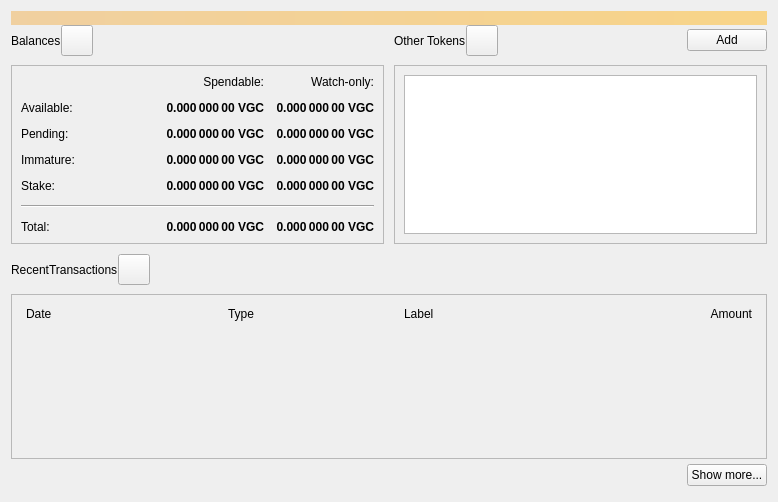
<?xml version="1.0" encoding="UTF-8"?>
<ui version="4.0">
 <class>OverviewPage</class>
 <widget class="QWidget" name="OverviewPage">
  <property name="geometry">
   <rect>
    <x>0</x>
    <y>0</y>
    <width>778</width>
    <height>502</height>
   </rect>
  </property>
  <property name="windowTitle">
   <string>Form</string>
  </property>
  <layout class="QVBoxLayout" name="topLayout">
   <property name="spacing">
    <number>0</number>
   </property>
   <item>
    <widget class="QLabel" name="labelAlerts">
     <property name="visible">
      <bool>false</bool>
     </property>
     <property name="styleSheet">
      <string notr="true">QLabel { background-color: qlineargradient(x1: 0, y1: 0, x2: 1, y2: 0, stop:0 #F0D0A0, stop:1 #F8D488); color:#000000; }</string>
     </property>
     <property name="wordWrap">
      <bool>true</bool>
     </property>
     <property name="margin">
      <number>3</number>
     </property>
     <property name="textInteractionFlags">
      <set>Qt::TextSelectableByMouse</set>
     </property>
    </widget>
   </item>
   <item>
    <layout class="QGridLayout" name="gridLayout_2">
     <item row="0" column="2">
      <layout class="QHBoxLayout" name="horizontalLayout_4">
       <property name="bottomMargin">
        <number>9</number>
       </property>
       <item>
        <widget class="QLabel" name="labelTokens">
         <property name="text">
          <string>Other Tokens</string>
         </property>
        </widget>
       </item>
       <item>
        <widget class="QToolButton" name="labelTokenStatus">
         <property name="toolTip">
          <string>The displayed information may be out of date. Your wallet automatically synchronizes with the VGC network after a connection is established, but this process has not completed yet.</string>
         </property>
         <property name="text">
          <string/>
         </property>
         <property name="iconSize">
          <size>
           <width>24</width>
           <height>24</height>
          </size>
         </property>
         <property name="flat" stdset="0">
          <bool>false</bool>
         </property>
        </widget>
       </item>
       <item>
        <spacer name="horizontalSpacer_7">
         <property name="orientation">
          <enum>Qt::Horizontal</enum>
         </property>
         <property name="sizeHint" stdset="0">
          <size>
           <width>40</width>
           <height>20</height>
          </size>
         </property>
        </spacer>
       </item>
       <item>
        <widget class="QPushButton" name="buttonAddToken">
         <property name="text">
          <string>Add</string>
         </property>
        </widget>
       </item>
      </layout>
     </item>
     <item row="1" column="2">
      <widget class="QFrame" name="frameOtherTokens">
       <property name="minimumSize">
        <size>
         <width>0</width>
         <height>100</height>
        </size>
       </property>
       <property name="frameShape">
        <enum>QFrame::StyledPanel</enum>
       </property>
       <property name="frameShadow">
        <enum>QFrame::Raised</enum>
       </property>
       <layout class="QVBoxLayout" name="verticalLayout_10">
        <item>
         <widget class="QListView" name="listTokens">
          <property name="enabled">
           <bool>true</bool>
          </property>
         </widget>
        </item>
       </layout>
      </widget>
     </item>
     <item row="1" column="0">
      <widget class="QFrame" name="frameBalances">
       <property name="frameShape">
        <enum>QFrame::StyledPanel</enum>
       </property>
       <property name="frameShadow">
        <enum>QFrame::Raised</enum>
       </property>
       <layout class="QVBoxLayout" name="verticalLayout_4">
        <item>
         <layout class="QGridLayout" name="gridLayout">
          <property name="spacing">
           <number>12</number>
          </property>
          <item row="2" column="3">
           <widget class="QLabel" name="labelWatchPending">
            <property name="font">
             <font>
              <weight>75</weight>
              <bold>true</bold>
             </font>
            </property>
            <property name="cursor">
             <cursorShape>IBeamCursor</cursorShape>
            </property>
            <property name="toolTip">
             <string>Unconfirmed transactions to watch-only addresses</string>
            </property>
            <property name="text">
             <string notr="true">0.000 000 00 VGC</string>
            </property>
            <property name="alignment">
             <set>Qt::AlignRight|Qt::AlignTrailing|Qt::AlignVCenter</set>
            </property>
            <property name="textInteractionFlags">
             <set>Qt::LinksAccessibleByMouse|Qt::TextSelectableByKeyboard|Qt::TextSelectableByMouse</set>
            </property>
           </widget>
          </item>
          <item row="2" column="2">
           <widget class="QLabel" name="labelUnconfirmed">
            <property name="font">
             <font>
              <weight>75</weight>
              <bold>true</bold>
             </font>
            </property>
            <property name="cursor">
             <cursorShape>IBeamCursor</cursorShape>
            </property>
            <property name="toolTip">
             <string>Total of transactions that have yet to be confirmed, and do not yet count toward the spendable balance</string>
            </property>
            <property name="text">
             <string notr="true">0.000 000 00 VGC</string>
            </property>
            <property name="alignment">
             <set>Qt::AlignRight|Qt::AlignTrailing|Qt::AlignVCenter</set>
            </property>
            <property name="textInteractionFlags">
             <set>Qt::LinksAccessibleByMouse|Qt::TextSelectableByKeyboard|Qt::TextSelectableByMouse</set>
            </property>
           </widget>
          </item>
          <item row="3" column="2">
           <widget class="QLabel" name="labelImmature">
            <property name="font">
             <font>
              <weight>75</weight>
              <bold>true</bold>
             </font>
            </property>
            <property name="cursor">
             <cursorShape>IBeamCursor</cursorShape>
            </property>
            <property name="toolTip">
             <string>Mined balance that has not yet matured</string>
            </property>
            <property name="text">
             <string notr="true">0.000 000 00 VGC</string>
            </property>
            <property name="alignment">
             <set>Qt::AlignRight|Qt::AlignTrailing|Qt::AlignVCenter</set>
            </property>
            <property name="textInteractionFlags">
             <set>Qt::LinksAccessibleByMouse|Qt::TextSelectableByKeyboard|Qt::TextSelectableByMouse</set>
            </property>
           </widget>
          </item>
          <item row="3" column="0">
           <widget class="QLabel" name="labelImmatureText">
            <property name="text">
             <string>Immature:</string>
            </property>
           </widget>
          </item>
          <item row="0" column="3">
           <widget class="QLabel" name="labelWatchonly">
            <property name="text">
             <string>Watch-only:</string>
            </property>
            <property name="alignment">
             <set>Qt::AlignRight|Qt::AlignTrailing|Qt::AlignVCenter</set>
            </property>
           </widget>
          </item>
          <item row="1" column="0">
           <widget class="QLabel" name="labelBalanceText">
            <property name="text">
             <string>Available:</string>
            </property>
           </widget>
          </item>
          <item row="1" column="2">
           <widget class="QLabel" name="labelBalance">
            <property name="font">
             <font>
              <weight>75</weight>
              <bold>true</bold>
             </font>
            </property>
            <property name="cursor">
             <cursorShape>IBeamCursor</cursorShape>
            </property>
            <property name="toolTip">
             <string>Your current spendable balance</string>
            </property>
            <property name="text">
             <string notr="true">0.000 000 00 VGC</string>
            </property>
            <property name="alignment">
             <set>Qt::AlignRight|Qt::AlignTrailing|Qt::AlignVCenter</set>
            </property>
            <property name="textInteractionFlags">
             <set>Qt::LinksAccessibleByMouse|Qt::TextSelectableByKeyboard|Qt::TextSelectableByMouse</set>
            </property>
           </widget>
          </item>
          <item row="1" column="3">
           <widget class="QLabel" name="labelWatchAvailable">
            <property name="font">
             <font>
              <weight>75</weight>
              <bold>true</bold>
             </font>
            </property>
            <property name="cursor">
             <cursorShape>IBeamCursor</cursorShape>
            </property>
            <property name="toolTip">
             <string>Your current balance in watch-only addresses</string>
            </property>
            <property name="text">
             <string notr="true">0.000 000 00 VGC</string>
            </property>
            <property name="alignment">
             <set>Qt::AlignRight|Qt::AlignTrailing|Qt::AlignVCenter</set>
            </property>
            <property name="textInteractionFlags">
             <set>Qt::LinksAccessibleByMouse|Qt::TextSelectableByKeyboard|Qt::TextSelectableByMouse</set>
            </property>
           </widget>
          </item>
          <item row="2" column="0">
           <widget class="QLabel" name="labelPendingText">
            <property name="text">
             <string>Pending:</string>
            </property>
           </widget>
          </item>
          <item row="0" column="2">
           <widget class="QLabel" name="labelSpendable">
            <property name="text">
             <string>Spendable:</string>
            </property>
            <property name="alignment">
             <set>Qt::AlignRight|Qt::AlignTrailing|Qt::AlignVCenter</set>
            </property>
           </widget>
          </item>
          <item row="4" column="0">
           <widget class="QLabel" name="labelStakeText">
            <property name="text">
             <string>Stake:</string>
            </property>
           </widget>
          </item>
          <item row="4" column="2">
           <widget class="QLabel" name="labelStake">
            <property name="font">
             <font>
              <weight>75</weight>
              <bold>true</bold>
             </font>
            </property>
            <property name="text">
             <string>0.000 000 00 VGC</string>
            </property>
            <property name="alignment">
             <set>Qt::AlignRight|Qt::AlignTrailing|Qt::AlignVCenter</set>
            </property>
            <property name="textInteractionFlags">
             <set>Qt::LinksAccessibleByMouse|Qt::TextSelectableByKeyboard|Qt::TextSelectableByMouse</set>
            </property>
           </widget>
          </item>
          <item row="4" column="3">
           <widget class="QLabel" name="labelWatchStake">
            <property name="font">
             <font>
              <weight>75</weight>
              <bold>true</bold>
             </font>
            </property>
            <property name="text">
             <string>0.000 000 00 VGC</string>
            </property>
            <property name="alignment">
             <set>Qt::AlignRight|Qt::AlignTrailing|Qt::AlignVCenter</set>
            </property>
            <property name="textInteractionFlags">
             <set>Qt::LinksAccessibleByMouse|Qt::TextSelectableByKeyboard|Qt::TextSelectableByMouse</set>
            </property>
           </widget>
          </item>
          <item row="3" column="3">
           <widget class="QLabel" name="labelWatchImmature">
            <property name="font">
             <font>
              <weight>75</weight>
              <bold>true</bold>
             </font>
            </property>
            <property name="cursor">
             <cursorShape>IBeamCursor</cursorShape>
            </property>
            <property name="toolTip">
             <string>Mined balance in watch-only addresses that has not yet matured</string>
            </property>
            <property name="text">
             <string notr="true">0.000 000 00 VGC</string>
            </property>
            <property name="alignment">
             <set>Qt::AlignRight|Qt::AlignTrailing|Qt::AlignVCenter</set>
            </property>
            <property name="textInteractionFlags">
             <set>Qt::LinksAccessibleByMouse|Qt::TextSelectableByKeyboard|Qt::TextSelectableByMouse</set>
            </property>
           </widget>
          </item>
          <item row="7" column="3">
           <widget class="QLabel" name="labelWatchTotal">
            <property name="font">
             <font>
              <weight>75</weight>
              <bold>true</bold>
             </font>
            </property>
            <property name="cursor">
             <cursorShape>IBeamCursor</cursorShape>
            </property>
            <property name="toolTip">
             <string>Current total balance in watch-only addresses</string>
            </property>
            <property name="text">
             <string notr="true">0.000 000 00 VGC</string>
            </property>
            <property name="alignment">
             <set>Qt::AlignRight|Qt::AlignTrailing|Qt::AlignVCenter</set>
            </property>
            <property name="textInteractionFlags">
             <set>Qt::LinksAccessibleByMouse|Qt::TextSelectableByKeyboard|Qt::TextSelectableByMouse</set>
            </property>
           </widget>
          </item>
          <item row="5" column="0" colspan="4">
           <spacer name="verticalSpacer">
            <property name="orientation">
             <enum>Qt::Vertical</enum>
            </property>
            <property name="sizeHint" stdset="0">
             <size>
              <width>20</width>
              <height>40</height>
             </size>
            </property>
           </spacer>
          </item>
          <item row="7" column="2">
           <widget class="QLabel" name="labelTotal">
            <property name="font">
             <font>
              <weight>75</weight>
              <bold>true</bold>
             </font>
            </property>
            <property name="cursor">
             <cursorShape>IBeamCursor</cursorShape>
            </property>
            <property name="toolTip">
             <string>Your current total balance</string>
            </property>
            <property name="text">
             <string notr="true">0.000 000 00 VGC</string>
            </property>
            <property name="alignment">
             <set>Qt::AlignRight|Qt::AlignTrailing|Qt::AlignVCenter</set>
            </property>
            <property name="textInteractionFlags">
             <set>Qt::LinksAccessibleByMouse|Qt::TextSelectableByKeyboard|Qt::TextSelectableByMouse</set>
            </property>
           </widget>
          </item>
          <item row="0" column="1" rowspan="5">
           <spacer name="horizontalSpacer_5">
            <property name="orientation">
             <enum>Qt::Horizontal</enum>
            </property>
            <property name="sizeHint" stdset="0">
             <size>
              <width>40</width>
              <height>20</height>
             </size>
            </property>
           </spacer>
          </item>
          <item row="7" column="0">
           <widget class="QLabel" name="labelTotalText">
            <property name="text">
             <string>Total:        </string>
            </property>
           </widget>
          </item>
          <item row="6" column="0" colspan="4">
           <widget class="Line" name="hLine">
            <property name="orientation">
             <enum>Qt::Horizontal</enum>
            </property>
           </widget>
          </item>
         </layout>
        </item>
       </layout>
      </widget>
     </item>
     <item row="0" column="0">
      <layout class="QHBoxLayout" name="horizontalLayout_2">
       <property name="bottomMargin">
        <number>9</number>
       </property>
       <item>
        <widget class="QLabel" name="labelBalances">
         <property name="text">
          <string>Balances</string>
         </property>
        </widget>
       </item>
       <item>
        <widget class="QToolButton" name="labelWalletStatus">
         <property name="enabled">
          <bool>true</bool>
         </property>
         <property name="toolTip">
          <string>The displayed information may be out of date. Your wallet automatically synchronizes with the VGC network after a connection is established, but this process has not completed yet.</string>
         </property>
         <property name="text">
          <string/>
         </property>
         <property name="icon">
          <iconset>
           <normaloff>:/icons/warning</normaloff>
           <disabledoff>:/icons/warning</disabledoff>:/icons/warning</iconset>
         </property>
         <property name="iconSize">
          <size>
           <width>24</width>
           <height>24</height>
          </size>
         </property>
         <property name="flat" stdset="0">
          <bool>false</bool>
         </property>
        </widget>
       </item>
       <item>
        <spacer name="horizontalSpacer">
         <property name="orientation">
          <enum>Qt::Horizontal</enum>
         </property>
         <property name="sizeHint" stdset="0">
          <size>
           <width>40</width>
           <height>20</height>
          </size>
         </property>
        </spacer>
       </item>
      </layout>
     </item>
     <item row="0" column="1" rowspan="2">
      <spacer name="horizontalSpacer_4">
       <property name="orientation">
        <enum>Qt::Horizontal</enum>
       </property>
       <property name="sizeType">
        <enum>QSizePolicy::Fixed</enum>
       </property>
       <property name="sizeHint" stdset="0">
        <size>
         <width>10</width>
         <height>20</height>
        </size>
       </property>
      </spacer>
     </item>
    </layout>
   </item>
   <item>
    <spacer name="verticalSpacer_4">
     <property name="orientation">
      <enum>Qt::Vertical</enum>
     </property>
     <property name="sizeType">
      <enum>QSizePolicy::Fixed</enum>
     </property>
     <property name="sizeHint" stdset="0">
      <size>
       <width>20</width>
       <height>10</height>
      </size>
     </property>
    </spacer>
   </item>
   <item>
    <layout class="QHBoxLayout" name="horizontalLayout_6">
     <property name="bottomMargin">
      <number>9</number>
     </property>
     <item>
      <widget class="QLabel" name="labelRecentTransactions">
       <property name="text">
        <string>RecentTransactions</string>
       </property>
      </widget>
     </item>
     <item>
      <widget class="QToolButton" name="labelTransactionsStatus">
       <property name="enabled">
        <bool>true</bool>
       </property>
       <property name="toolTip">
        <string>The displayed information may be out of date. Your wallet automatically synchronizes with the VGC network after a connection is established, but this process has not completed yet.</string>
       </property>
       <property name="text">
        <string/>
       </property>
       <property name="icon">
        <iconset>
         <normaloff>:/icons/warning</normaloff>
         <disabledoff>:/icons/warning</disabledoff>:/icons/warning</iconset>
       </property>
       <property name="iconSize">
        <size>
         <width>24</width>
         <height>24</height>
        </size>
       </property>
       <property name="flat" stdset="0">
        <bool>false</bool>
       </property>
      </widget>
     </item>
     <item>
      <spacer name="horizontalSpacer_3">
       <property name="orientation">
        <enum>Qt::Horizontal</enum>
       </property>
       <property name="sizeHint" stdset="0">
        <size>
         <width>40</width>
         <height>20</height>
        </size>
       </property>
      </spacer>
     </item>
    </layout>
   </item>
   <item>
    <layout class="QVBoxLayout" name="verticalLayout_3">
     <item>
      <widget class="QFrame" name="frameRecentTransactions">
       <property name="frameShape">
        <enum>QFrame::StyledPanel</enum>
       </property>
       <property name="frameShadow">
        <enum>QFrame::Raised</enum>
       </property>
       <layout class="QVBoxLayout" name="verticalLayout_8">
        <item>
         <layout class="QHBoxLayout" name="horizontalLayout_3">
          <property name="spacing">
           <number>5</number>
          </property>
          <property name="leftMargin">
           <number>5</number>
          </property>
          <property name="rightMargin">
           <number>5</number>
          </property>
          <item>
           <widget class="QLabel" name="labelDate">
            <property name="text">
             <string>Date</string>
            </property>
           </widget>
          </item>
          <item>
           <spacer name="horizontalSpacer_2">
            <property name="orientation">
             <enum>Qt::Horizontal</enum>
            </property>
            <property name="sizeType">
             <enum>QSizePolicy::Fixed</enum>
            </property>
            <property name="sizeHint" stdset="0">
             <size>
              <width>25</width>
              <height>20</height>
             </size>
            </property>
           </spacer>
          </item>
          <item>
           <widget class="QLabel" name="labelType">
            <property name="text">
             <string>Type</string>
            </property>
           </widget>
          </item>
          <item>
           <widget class="QLabel" name="labelAddress">
            <property name="text">
             <string>Label</string>
            </property>
           </widget>
          </item>
          <item>
           <widget class="QLabel" name="labelAmount">
            <property name="text">
             <string>Amount</string>
            </property>
            <property name="alignment">
             <set>Qt::AlignRight|Qt::AlignTrailing|Qt::AlignVCenter</set>
            </property>
           </widget>
          </item>
         </layout>
        </item>
        <item>
         <widget class="QListView" name="listTransactions">
          <property name="styleSheet">
           <string notr="true">QListView { background: transparent; }</string>
          </property>
          <property name="frameShape">
           <enum>QFrame::NoFrame</enum>
          </property>
          <property name="verticalScrollBarPolicy">
           <enum>Qt::ScrollBarAlwaysOff</enum>
          </property>
          <property name="horizontalScrollBarPolicy">
           <enum>Qt::ScrollBarAlwaysOff</enum>
          </property>
         </widget>
        </item>
       </layout>
      </widget>
     </item>
     <item>
      <layout class="QHBoxLayout" name="horizontalLayout">
       <property name="topMargin">
        <number>5</number>
       </property>
       <property name="bottomMargin">
        <number>5</number>
       </property>
       <item>
        <spacer name="horizontalSpacer_6">
         <property name="orientation">
          <enum>Qt::Horizontal</enum>
         </property>
         <property name="sizeHint" stdset="0">
          <size>
           <width>40</width>
           <height>20</height>
          </size>
         </property>
        </spacer>
       </item>
       <item>
        <widget class="QPushButton" name="showMoreButton">
         <property name="text">
          <string>Show more...</string>
         </property>
        </widget>
       </item>
      </layout>
     </item>
    </layout>
   </item>
  </layout>
 </widget>
 <resources/>
 <connections/>
</ui>
